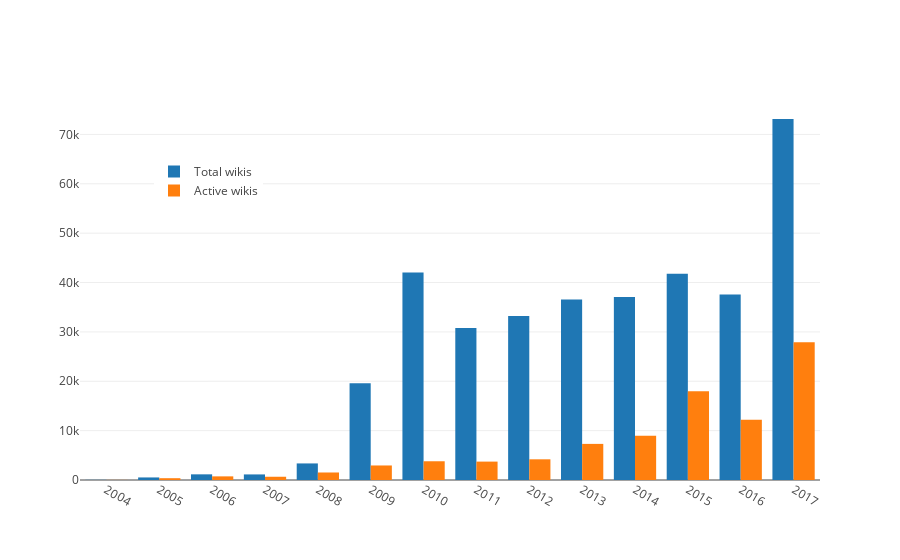

The notebook cell saved with this chart:
### Code cell
traceTotal = go.Bar(x=byYear.index.year, y=byYear.values, name="Total wikis")
traceActive = go.Bar(x=activeByYear.index.year, y=activeByYear.values, name="Active wikis")
layout = go.Layout(
    legend=dict(x=0.1, y=0.85),
    xaxis=dict(
        autotick=False,
        tickangle=30
    )
)
iplot(go.Figure(data=[traceTotal, traceActive], layout=layout), filename='byYear')

### Figure 1 — Plotly figure (JSON) as saved in the notebook; plotly's stock layout.template omitted (floating-point values rounded to 4 significant figures)
{"data": [{"name": "Total wikis", "type": "bar", "x": [2004, 2005, 2006, 2007, 2008, 2009, 2010, 2011, 2012, 2013, 2014, 2015, 2016, 2017], "y": [31, 518, 1147, 1131, 3357, 19617, 42021, 30766, 33247, 36577, 37087, 41795, 37569, 73129]}, {"name": "Active wikis", "type": "bar", "x": [2004, 2005, 2006, 2007, 2008, 2009, 2010, 2011, 2012, 2013, 2014, 2015, 2016, 2017], "y": [18, 364, 735, 658, 1522, 2943, 3797, 3728, 4192, 7314, 8978, 17955, 12188, 27907]}], "layout": {"legend": {"x": 0.1, "y": 0.85}, "xaxis": {"autotick": false, "tickangle": 30}}}
